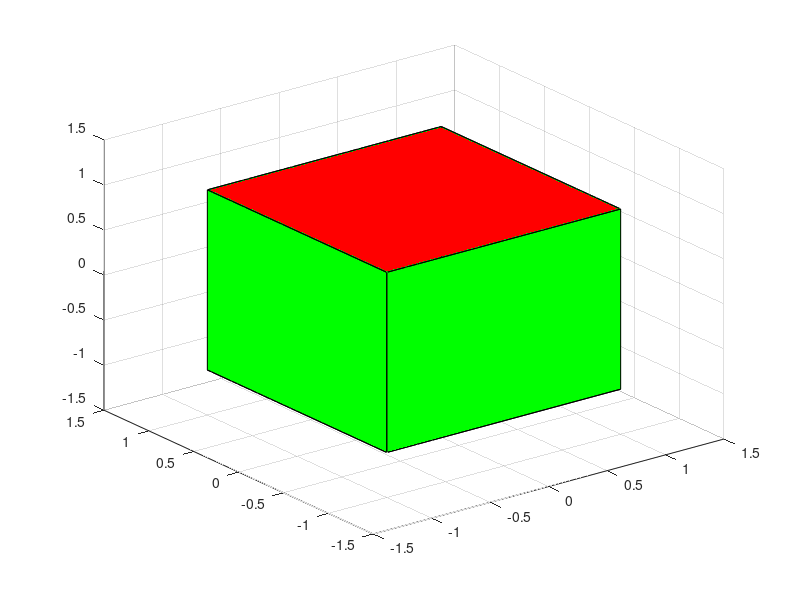

MATLAB code for this plot: (Note: this script raises an error after producing the figure.)
%% simple cube
a = -pi : pi/2 : pi;                                % Define Corners
ph = pi/4; %default: pi/4                                          % Define Angular Orientation ( Phase%)
x = [cos(a+ph); cos(a+ph)]/cos(ph);
y = [sin(a+ph); sin(a+ph)]/sin(ph);
z = [-ones(size(a)); ones(size(a))];

figure
surf(x, y, z, 'FaceColor','g')                      % Plot Cube
hold on
patch(x', y', z', 'r')                              % Make Cube Appear Solid
hold off
axis([ -1  1    -1  1    -1  1]*1.5)
grid on

%% Orietation Plot
ld = load('rpy_9axis.mat')

accel = ld.sensorData.Acceleration;
gyro = ld.sensorData.AngularVelocity;    
Fs  = ld.Fs;
decim = 2;
fuse = imufilter('SampleRate',Fs,'DecimationFactor',decim);

pose = fuse(accel,gyro);

tp = theaterPlot('XLimit',[-2 2],'YLimit',[-2 2],'ZLimit',[-2 2]);
op = orientationPlotter(tp,'DisplayName','Fused Data',...
    'LocalAxesLength',2);

for i=1:numel(pose)
    plotOrientation(op, pose(i))
    drawnow
end